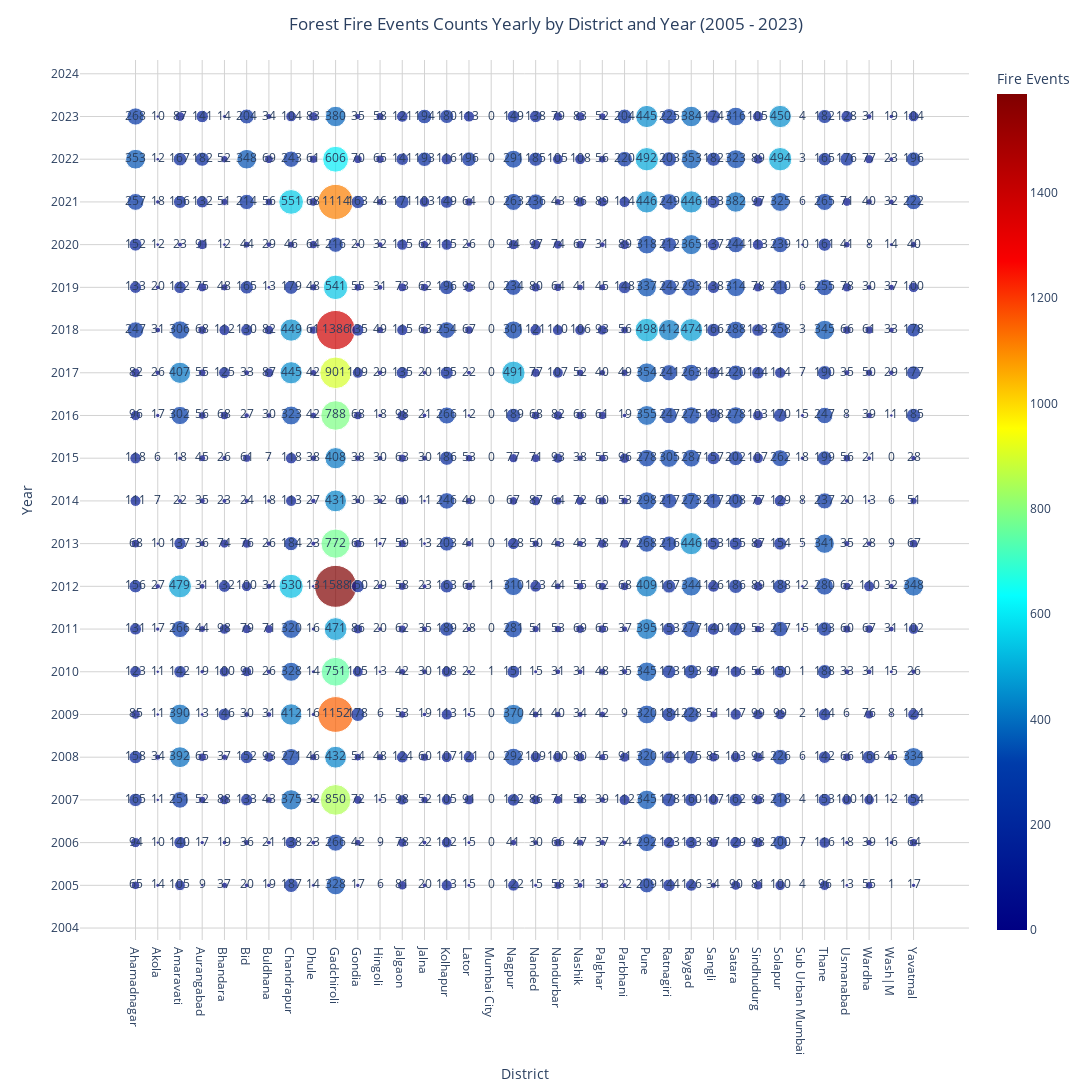

The cell this chart's notebook holds for it:
### Code cell
import pandas as pd
import plotly.express as px

# Load your CSV data
file_path = "D:/IIT_BOMBAY/October/MHA_DISTRICT_WISE/CSV/fire event monthly.csv"
df = pd.read_csv(file_path)

# Reshape the dataframe to have columns 'District', 'Year', and 'FireEvents'
df = df.melt(id_vars=['District'], var_name='Year', value_name='FireEvents')

# Convert 'Year' to an integer, ignoring non-numeric year entries
df['Year'] = pd.to_numeric(df['Year'], errors='coerce')
df.dropna(subset=['Year'], inplace=True)  # Remove rows where Year is NaN
df['Year'] = df['Year'].astype(int)  # Ensure 'Year' is integer

# Create a complete range of years (e.g., 2005 to 2023)
min_year = 2005
max_year = 2023
all_years = pd.DataFrame({'Year': range(min_year, max_year + 1)})

# Merge the complete range of years with each district to ensure all years are included
df_complete = df.merge(all_years, on='Year', how='right', sort=True)

# Fill missing 'District' and 'FireEvents' data appropriately
df_complete['District'].fillna(method='ffill', inplace=True)  # Forward fill District names
df_complete['FireEvents'].fillna(0, inplace=True)  # Fill missing fire events with 0

# Sort the dataframe by 'District' for better clarity
df_complete = df_complete.sort_values("District", ascending=True)

# Create the scatter plot with text labels showing the number of fire events
fig = px.scatter(
    df_complete, y='Year', x='District', color='FireEvents', size='FireEvents', size_max=200,
    text='FireEvents',  # Add text labels to display the number of fire events
    color_continuous_scale=px.colors.sequential.Jet, 
    labels={"FireEvents": "Fire Events"}
)

# Customize layout
fig.update_layout(
    paper_bgcolor="white",
    plot_bgcolor="white",
    height=1300, width=1200,
    title="Forest Fire Events Counts Yearly by District and Year (2005 - 2023)",
    title_x=0.5,
    xaxis=dict(tickmode='linear', dtick=1),  # Continuous ticks for Districts
    yaxis=dict(tickmode='linear', dtick=1),  # Continuous ticks for Years
)

# Add gridlines for better readability
fig.update_yaxes(showgrid=True, gridwidth=1, gridcolor='LightGray')
fig.update_xaxes(showgrid=True, gridwidth=1, gridcolor='LightGray')

# Customize colorbar
fig.update_coloraxes(colorbar=dict(title='Fire Events'))

# Adjust marker sizing for better visualization
fig.update_traces(marker=dict(sizeref=1.8), textposition='middle center')  # Set text position to center

# Show the legend
fig.update_layout(showlegend=True)

# Show the plot
fig.show()

### Figure 1 — Plotly figure (JSON) as saved in the notebook; plotly's stock layout.template omitted (floating-point values rounded to 4 significant figures; data arrays with more than 128 entries replaced by an {"elided": "..."} marker saying what was removed)
{"data": [{"hovertemplate": "District=%{x}<br>Year=%{y}<br>Fire Events=%{marker.color}<extra></extra>", "legendgroup": "", "marker": {"color": {"elided": "684 int values"}, "coloraxis": "coloraxis", "size": {"elided": "684 int values"}, "sizemode": "area", "sizeref": 1.8, "symbol": "circle"}, "mode": "markers+text", "name": "", "orientation": "v", "showlegend": false, "text": {"elided": "684 int values"}, "textposition": "middle center", "type": "scatter", "x": {"elided": "684 str values"}, "xaxis": "x", "y": {"elided": "684 int values"}, "yaxis": "y"}], "layout": {"coloraxis": {"colorbar": {"title": {"text": "Fire Events"}}, "colorscale": [[0, "rgb(0,0,131)"], [0.2, "rgb(0,60,170)"], [0.4, "rgb(5,255,255)"], [0.6, "rgb(255,255,0)"], [0.8, "rgb(250,0,0)"], [1, "rgb(128,0,0)"]]}, "height": 1300, "legend": {"itemsizing": "constant", "tracegroupgap": 0}, "margin": {"t": 60}, "paper_bgcolor": "white", "plot_bgcolor": "white", "showlegend": true, "title": {"text": "Forest Fire Events Counts Yearly by District and Year (2005 - 2023)", "x": 0.5}, "width": 1200, "xaxis": {"anchor": "y", "domain": [0, 1], "dtick": 1, "gridcolor": "LightGray", "gridwidth": 1, "showgrid": true, "tickmode": "linear", "title": {"text": "District"}}, "yaxis": {"anchor": "x", "domain": [0, 1], "dtick": 1, "gridcolor": "LightGray", "gridwidth": 1, "showgrid": true, "tickmode": "linear", "title": {"text": "Year"}}}}
